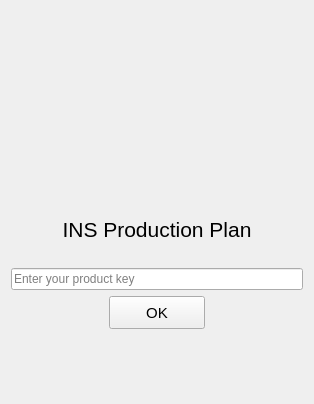
<?xml version="1.0" encoding="UTF-8"?>
<ui version="4.0">
 <class>Form</class>
 <widget class="QWidget" name="Form">
  <property name="geometry">
   <rect>
    <x>0</x>
    <y>0</y>
    <width>314</width>
    <height>404</height>
   </rect>
  </property>
  <property name="windowTitle">
   <string>Form</string>
  </property>
  <layout class="QGridLayout" name="gridLayout_2">
   <item row="0" column="0">
    <layout class="QGridLayout" name="gridLayout" rowstretch="1,0,0,0,1,0,0">
     <item row="0" column="0" colspan="2" alignment="Qt::AlignHCenter">
      <widget class="QPushButton" name="app_logo">
       <property name="minimumSize">
        <size>
         <width>200</width>
         <height>200</height>
        </size>
       </property>
       <property name="maximumSize">
        <size>
         <width>200</width>
         <height>200</height>
        </size>
       </property>
       <property name="styleSheet">
        <string notr="true">background-color: qradialgradient(spread:pad, cx:0.5, cy:0.5, radius:0.5, fx:0.5, fy:0.5, stop:0 rgba(255, 255, 255, 0), stop:1 rgba(255, 255, 255, 0));
border:0px;</string>
       </property>
       <property name="text">
        <string/>
       </property>
       <property name="iconSize">
        <size>
         <width>150</width>
         <height>150</height>
        </size>
       </property>
      </widget>
     </item>
     <item row="1" column="0" colspan="2">
      <widget class="QLabel" name="label">
       <property name="font">
        <font>
         <pointsize>16</pointsize>
        </font>
       </property>
       <property name="text">
        <string>INS Production Plan</string>
       </property>
       <property name="alignment">
        <set>Qt::AlignCenter</set>
       </property>
      </widget>
     </item>
     <item row="4" column="0" colspan="2" alignment="Qt::AlignHCenter">
      <widget class="QPushButton" name="OK">
       <property name="minimumSize">
        <size>
         <width>96</width>
         <height>33</height>
        </size>
       </property>
       <property name="maximumSize">
        <size>
         <width>96</width>
         <height>33</height>
        </size>
       </property>
       <property name="font">
        <font>
         <pointsize>11</pointsize>
        </font>
       </property>
       <property name="text">
        <string>OK</string>
       </property>
      </widget>
     </item>
     <item row="2" column="0" colspan="2">
      <widget class="QLabel" name="status_label">
       <property name="text">
        <string/>
       </property>
       <property name="alignment">
        <set>Qt::AlignCenter</set>
       </property>
      </widget>
     </item>
     <item row="3" column="0" colspan="2">
      <widget class="QLineEdit" name="key_field">
       <property name="inputMask">
        <string/>
       </property>
       <property name="placeholderText">
        <string>Enter your product key</string>
       </property>
      </widget>
     </item>
     <item row="6" column="0">
      <widget class="QLabel" name="label_2">
       <property name="minimumSize">
        <size>
         <width>90</width>
         <height>30</height>
        </size>
       </property>
       <property name="maximumSize">
        <size>
         <width>90</width>
         <height>30</height>
        </size>
       </property>
       <property name="text">
        <string/>
       </property>
       <property name="pixmap">
        <pixmap>icons/main tybography logo.png</pixmap>
       </property>
       <property name="scaledContents">
        <bool>true</bool>
       </property>
      </widget>
     </item>
     <item row="5" column="0">
      <spacer name="verticalSpacer">
       <property name="orientation">
        <enum>Qt::Vertical</enum>
       </property>
       <property name="sizeHint" stdset="0">
        <size>
         <width>20</width>
         <height>40</height>
        </size>
       </property>
      </spacer>
     </item>
    </layout>
   </item>
  </layout>
 </widget>
 <resources/>
 <connections/>
</ui>
